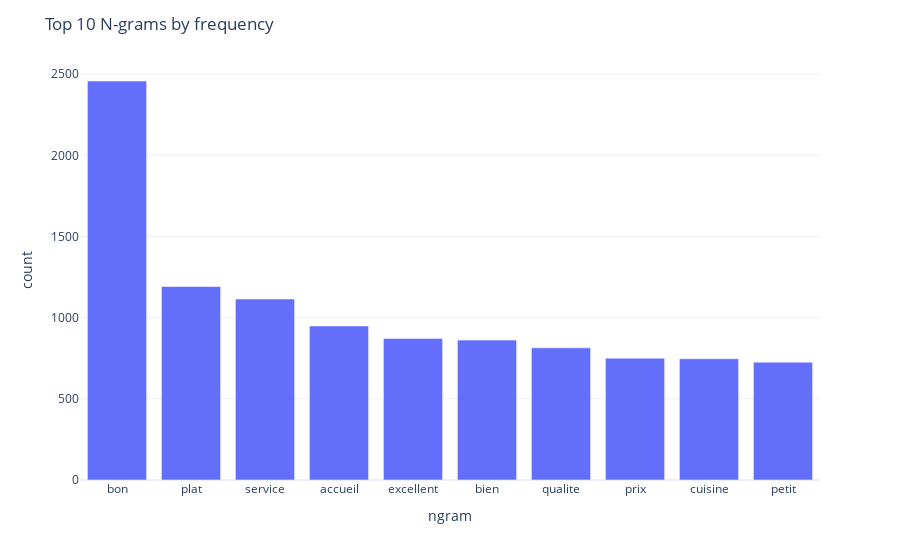
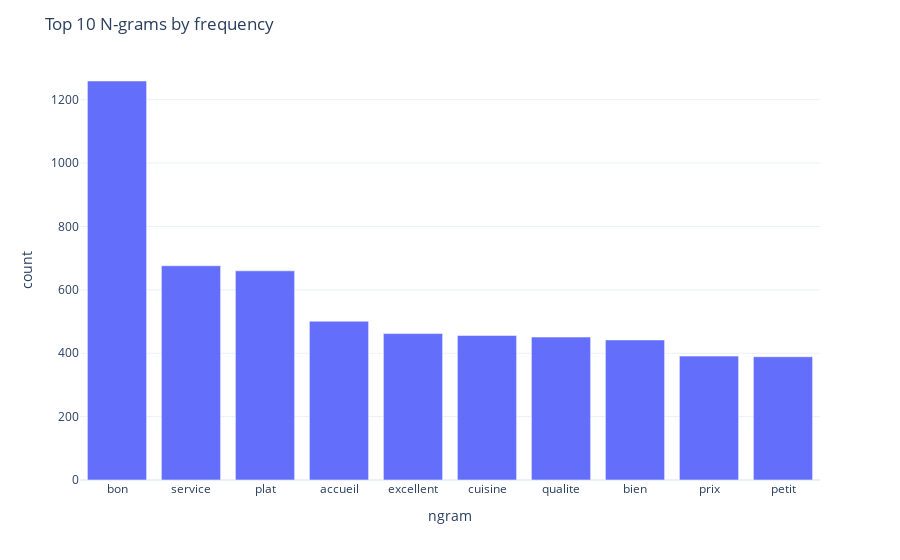
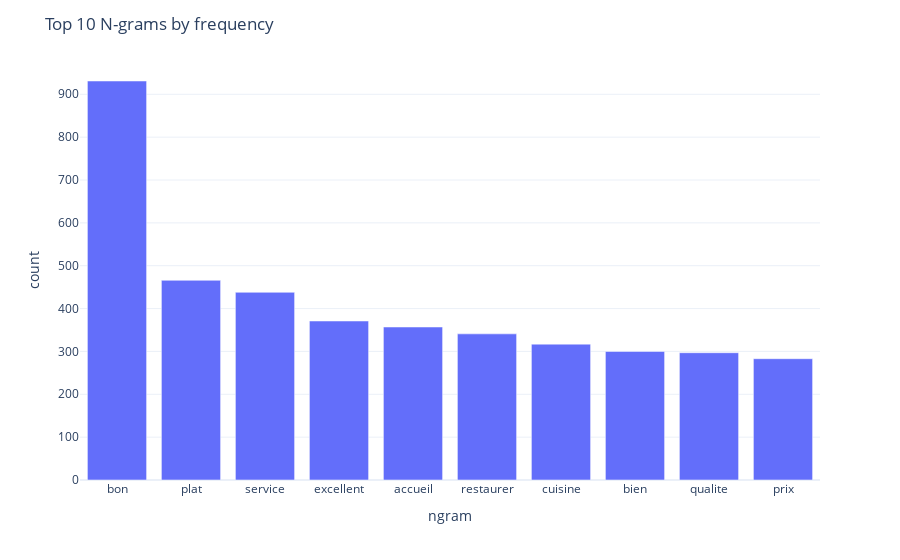
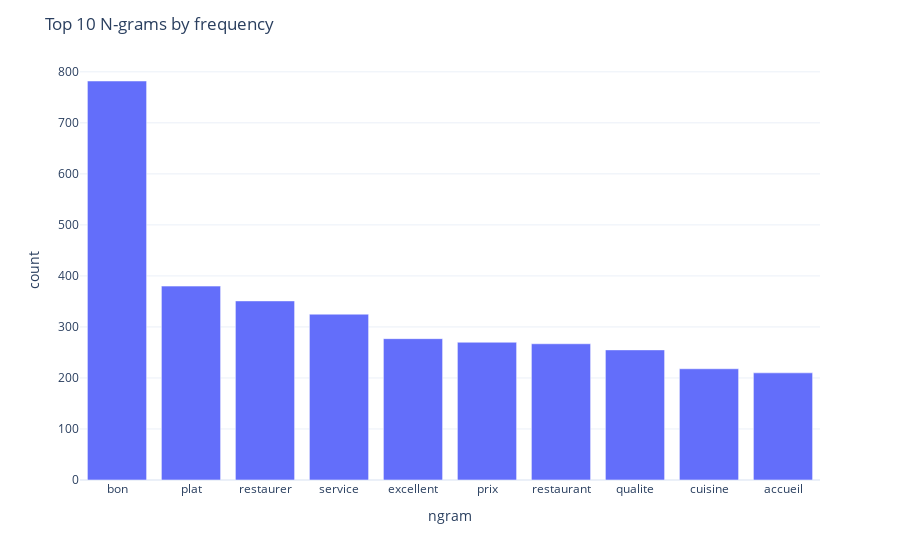

Notebook code for these charts, in order:
### Code cell
print(list_common_cooktype)
for cooktype in list_common_cooktype:  
    cooktype_text = data_with_cook_modalities_splitted[data_with_cook_modalities_splitted['cuisine'].str.contains(cooktype)].groupby('cuisine')['clean_reviews'].apply(lambda x: " ".join([str(elem) for elem in x])).values.tolist()
    
    plot_top_ngrams(cooktype_text,10,(1,1)).show()

### Figure 1 — Plotly figure (JSON) as saved in the notebook; plotly's stock layout.template omitted (floating-point values rounded to 4 significant figures)
{"data": [{"alignmentgroup": "True", "hovertemplate": "ngram=%{x}<br>count=%{y}<extra></extra>", "legendgroup": "", "marker": {"color": "#636efa", "pattern": {"shape": ""}}, "name": "", "offsetgroup": "", "orientation": "v", "showlegend": false, "textposition": "auto", "type": "bar", "x": ["bon", "plat", "service", "accueil", "excellent", "bien", "qualite", "prix", "cuisine", "petit"], "xaxis": "x", "y": [2458, 1192, 1115, 949, 872, 862, 814, 750, 747, 726], "yaxis": "y"}], "layout": {"barmode": "relative", "legend": {"tracegroupgap": 0}, "margin": {"t": 60}, "title": {"text": "Top 10 N-grams by frequency"}, "xaxis": {"anchor": "y", "domain": [0, 1], "title": {"text": "ngram"}}, "yaxis": {"anchor": "x", "domain": [0, 1], "title": {"text": "count"}}}}

### Figure 2 — Plotly figure (JSON) as saved in the notebook; plotly's stock layout.template omitted (floating-point values rounded to 4 significant figures)
{"data": [{"alignmentgroup": "True", "hovertemplate": "ngram=%{x}<br>count=%{y}<extra></extra>", "legendgroup": "", "marker": {"color": "#636efa", "pattern": {"shape": ""}}, "name": "", "offsetgroup": "", "orientation": "v", "showlegend": false, "textposition": "auto", "type": "bar", "x": ["bon", "service", "plat", "accueil", "excellent", "cuisine", "qualite", "bien", "prix", "petit"], "xaxis": "x", "y": [1259, 676, 660, 501, 462, 456, 451, 442, 391, 389], "yaxis": "y"}], "layout": {"barmode": "relative", "legend": {"tracegroupgap": 0}, "margin": {"t": 60}, "title": {"text": "Top 10 N-grams by frequency"}, "xaxis": {"anchor": "y", "domain": [0, 1], "title": {"text": "ngram"}}, "yaxis": {"anchor": "x", "domain": [0, 1], "title": {"text": "count"}}}}

### Figure 3 — Plotly figure (JSON) as saved in the notebook; plotly's stock layout.template omitted (floating-point values rounded to 4 significant figures)
{"data": [{"alignmentgroup": "True", "hovertemplate": "ngram=%{x}<br>count=%{y}<extra></extra>", "legendgroup": "", "marker": {"color": "#636efa", "pattern": {"shape": ""}}, "name": "", "offsetgroup": "", "orientation": "v", "showlegend": false, "textposition": "auto", "type": "bar", "x": ["bon", "plat", "service", "excellent", "accueil", "restaurer", "cuisine", "bien", "qualite", "prix"], "xaxis": "x", "y": [931, 466, 438, 371, 357, 341, 317, 300, 297, 283], "yaxis": "y"}], "layout": {"barmode": "relative", "legend": {"tracegroupgap": 0}, "margin": {"t": 60}, "title": {"text": "Top 10 N-grams by frequency"}, "xaxis": {"anchor": "y", "domain": [0, 1], "title": {"text": "ngram"}}, "yaxis": {"anchor": "x", "domain": [0, 1], "title": {"text": "count"}}}}

### Figure 4 — Plotly figure (JSON) as saved in the notebook; plotly's stock layout.template omitted (floating-point values rounded to 4 significant figures)
{"data": [{"alignmentgroup": "True", "hovertemplate": "ngram=%{x}<br>count=%{y}<extra></extra>", "legendgroup": "", "marker": {"color": "#636efa", "pattern": {"shape": ""}}, "name": "", "offsetgroup": "", "orientation": "v", "showlegend": false, "textposition": "auto", "type": "bar", "x": ["bon", "plat", "restaurer", "service", "excellent", "prix", "restaurant", "qualite", "cuisine", "accueil"], "xaxis": "x", "y": [782, 380, 351, 325, 277, 270, 267, 255, 218, 210], "yaxis": "y"}], "layout": {"barmode": "relative", "legend": {"tracegroupgap": 0}, "margin": {"t": 60}, "title": {"text": "Top 10 N-grams by frequency"}, "xaxis": {"anchor": "y", "domain": [0, 1], "title": {"text": "ngram"}}, "yaxis": {"anchor": "x", "domain": [0, 1], "title": {"text": "count"}}}}
